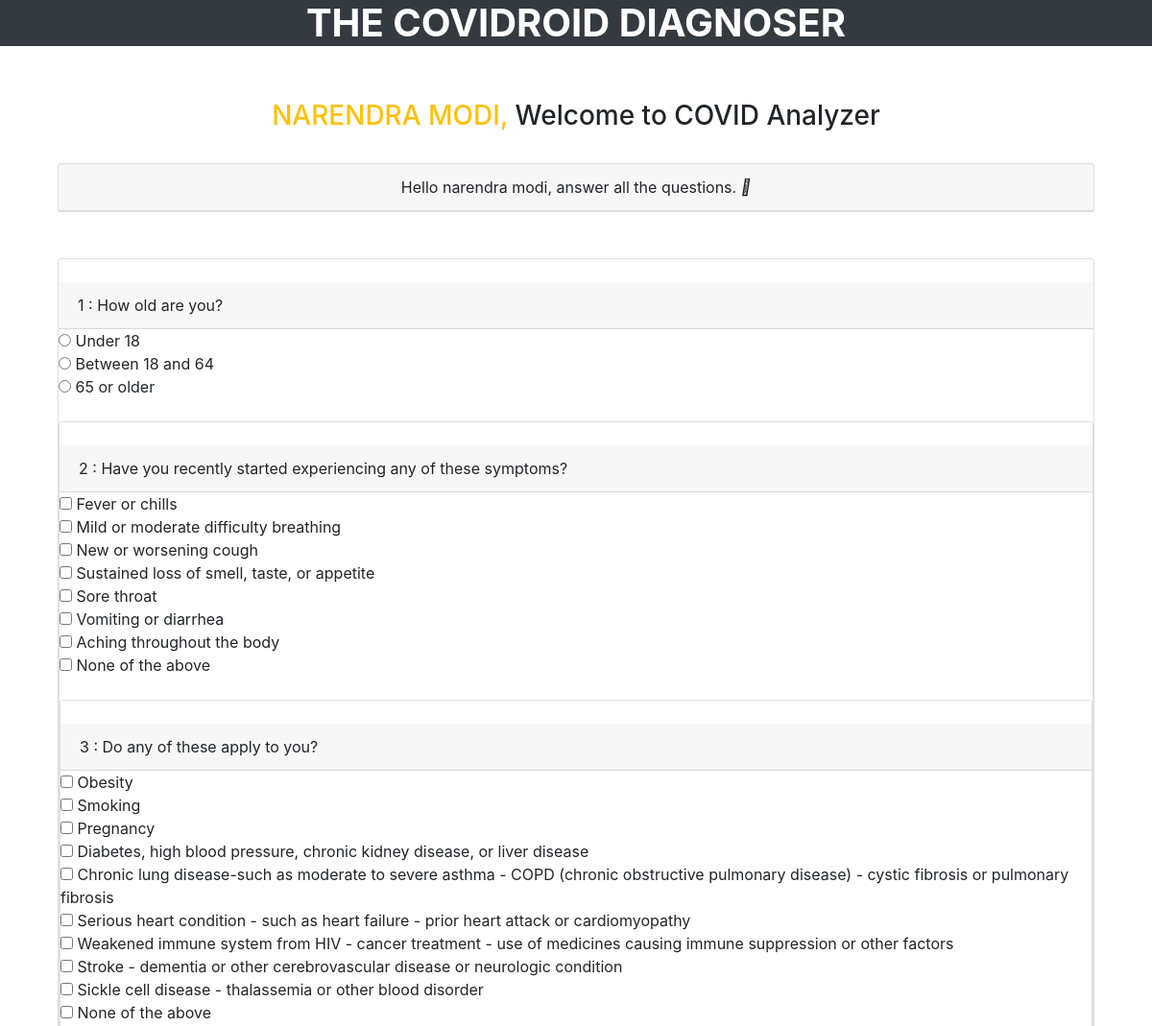
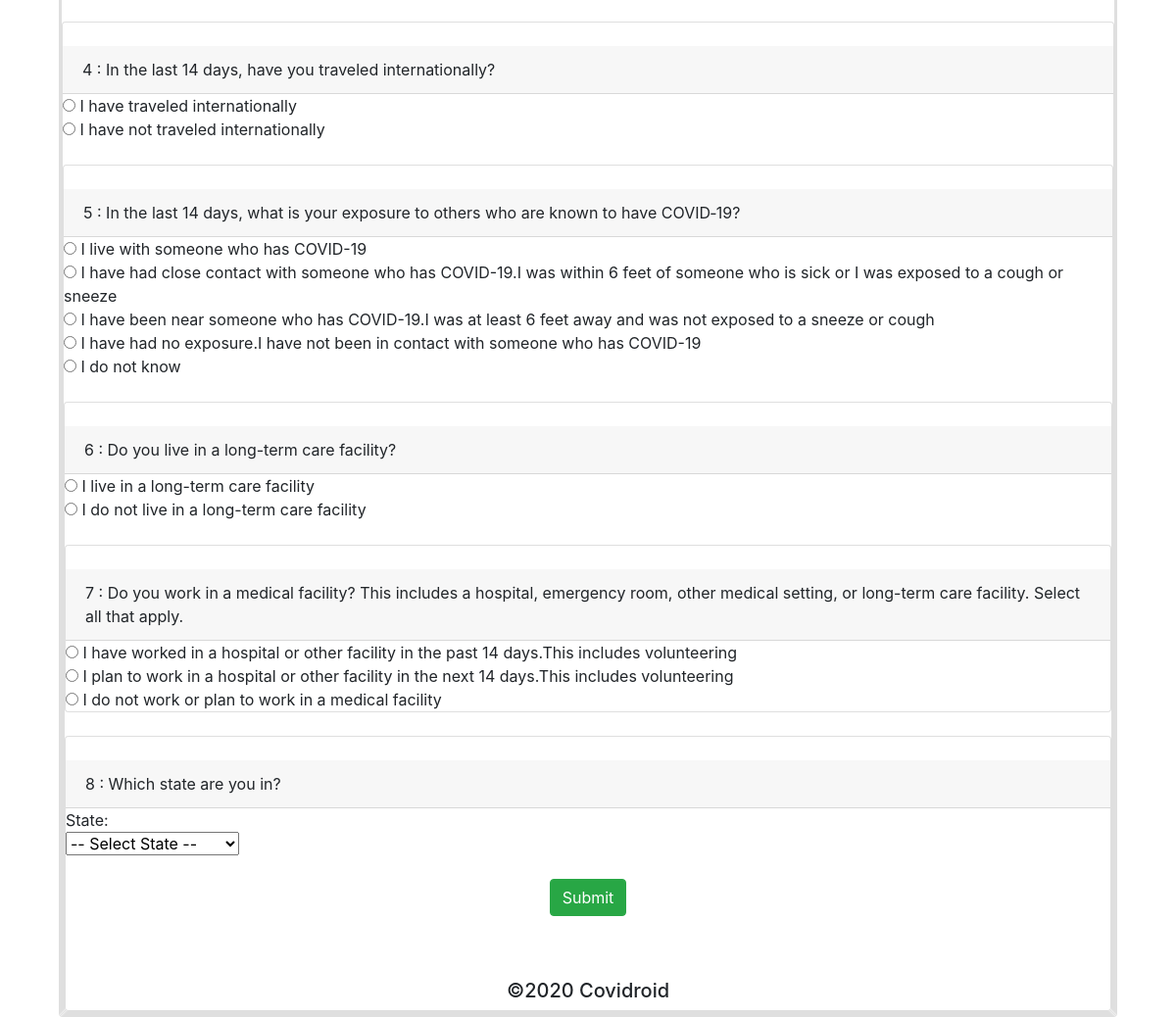
Page /home.php (signed in) on the committed database (2 pictures, top to bottom).
### tables this page shows
CREATE TABLE `questionsh` (
  `eid` text NOT NULL,
  `qidh` int(4) NOT NULL,
  `qns` text NOT NULL,
  `ans_id` int(11) NOT NULL
);

CREATE TABLE `answerh` (
  `aid` int(250) NOT NULL,
  `answer` text NOT NULL,
  `ans_id` int(250) NOT NULL,
  `answerv` int(10) NOT NULL
);

### home.php (the view, shortened to what this page needs)
<?php
   $con = mysqli_connect('localhost','root');
   	mysqli_select_db($con,'quizdb1');
   ?>
<!DOCTYPE html>
<html>
   <head>
      <link rel="stylesheet" href="https://maxcdn.bootstrapcdn.com/bootstrap/4.0.0/css/bootstrap.min.css">
      <link rel="stylesheet" type="text/css" href="https://maxcdn.bootstrapcdn.com/font-awesome/4.7.0/css/font-awesome.min.css">
      <link rel="stylesheet" type="text/css" href="https://cdnjs.cloudflare.com/ajax/libs/font-awesome/4.7.0/css/font-awesome.css">
   </head>
   <body>
      <div>
         <h1 class="text-center text-white font-weight-bold text-uppercase bg-dark" > The COVIDROID Diagnoser </h1><br>
      <div class="container "><br>
         <div class="container">
            <div class=" col-lg-12 text-center">
               <h3> <a href="#" class="text-uppercase text-warning"> <?php echo $_SESSION['username']; ?>,</a> Welcome to COVID Analyzer </h3>
            </div>
            <br>
            <div>
               <div class="card">
                  <p class="card-header text-center" > Hello <?php echo $_SESSION['username']; ?>, answer all the questions. <i class="fas fa-thumbs-up"></i>	 </p>
               </div>
               <br>
               <form action="checked.php" method="post">
                  <?php
                     for($i=1;$i<2;$i++){
                     $l = 1;
                     $ansid = $i;
                     $sql1 = "SELECT * FROM `questionsh` WHERE `qidh` = $i ";
                     	$result1 = mysqli_query($con, $sql1);
                     		if (mysqli_num_rows($result1) > 0) {
                     						while($row1 = mysqli_fetch_assoc($result1)) {
                     	?>
                  <br>
                  <div class="card">
                     <br>
                     <p class="card-header">  <?php echo $i ." : ". $row1['qns']; ?> </p>
                     <?php
                        $sql = "SELECT * FROM `answerh` WHERE `ans_id` = $i ";
                        	$result = mysqli_query($con, $sql);
                        		if (mysqli_num_rows($result) > 0) {
                        						while($row = mysqli_fetch_assoc($result)) {
                        	?>
                     <div class="card-block">
                        <input type="radio" name="quizcheck[]" id="<?php echo $ansid; ?>" value="<?php echo $row['answerv']; ?>" > <?php echo $row['answer']; ?>
                        <br>
                     </div>
                     <?php
                        } }
                        $ansid = $ansid + $l;
                        } }}
                     ?>
                     <?php
                     for($i=2;$i<4;$i++){
                     $l = 1;
                     $ansid = $i;
                     $sql1 = "SELECT * FROM `questionsh` WHERE `qidh` = $i ";
                     	$result1 = mysqli_query($con, $sql1);
                     		if (mysqli_num_rows($result1) > 0) {
                     						while($row1 = mysqli_fetch_assoc($result1)) {
                     	?>
                  <br>
                  <div class="card">
                     <br>
                     <p class="card-header">  <?php echo $i ." : ". $row1['qns']; ?> </p>
                     <?php
                        $sql = "SELECT * FROM `answerh` WHERE `ans_id` = $i ";
                        	$result = mysqli_query($con, $sql);
                        		if (mysqli_num_rows($result) > 0) {
                        						while($row = mysqli_fetch_assoc($result)) {
                        	?>
                     <div class="card-block">
                        <input type="checkbox" name="quizcheck[]" id="<?php echo $ansid; ?>" value="<?php echo $row['answerv']; ?>" label="<?php echo $row['answer'] ?>" > <?php echo $row['answer']; ?>
                        <br>
                     </div>
                     <?php
                        } }
                        $ansid = $ansid + $l;
                        } }}
                     ?>
                     <?php
                     for($i=4;$i<8;$i++){
                     $l = 1;
                     $ansid = $i;
                     $sql1 = "SELECT * FROM `questionsh` WHERE `qidh` = $i ";
                     	$result1 = mysqli_query($con, $sql1);
                     		if (mysqli_num_rows($result1) > 0) {
                     						while($row1 = mysqli_fetch_assoc($result1)) {
                     	?>
                  <br>
                  <div class="card">
                     <br>
                     <p class="card-header">  <?php echo $i ." : ". $row1['qns']; ?> </p>
                     <?php
                        $sql = "SELECT * FROM `answerh` WHERE `ans_id` = $i ";
                        	$result = mysqli_query($con, $sql);
                        		if (mysqli_num_rows($result) > 0) {
                        						while($row = mysqli_fetch_assoc($result)) {
                        	?>
                     <div class="card-block">
                        <input type="radio" name="quizcheck[<?php echo $ansid; ?>]" id="<?php echo $ansid; ?>" value="<?php echo $row['answerv']; ?>" > <?php echo $row['answer']; ?>
                        <br>
                     </div>
                     <?php
                        } }
                        $ansid = $ansid + $l;
                        } }}
                     ?>
                  </div>
                  <?php
                     for($i=8;$i<9;$i++){
                     $sql1 = "SELECT * FROM `questionsh` WHERE `qidh` = $i ";
                     	$result1 = mysqli_query($con, $sql1);
                     		if (mysqli_num_rows($result1) > 0) {
                     						while($row1 = mysqli_fetch_assoc($result1)) {
                     	?>
                  <br>
                  <div class="card">
                     <br>
                     <p class="card-header">  <?php echo $i ." : ". $row1['qns']; ?> </p>
                     <?php
                        } }}
                     ?>
   <div class="card-block">
   <form>
   State:
  <select>
    <option disabled selected>-- Select State --</option>
  </select>
</form>
</div>
                  <br>
                  <input type="submit" name="submit" Value="Submit" class="btn btn-success m-auto d-block" /> <br>
               </form>
         <br>
         <footer>
            <h5 class="text-center"> &copy2020 Covidroid </h5>
         </footer>
      </div>
   </body>
</html>

### rows in the picture
questionsh: qns "How old are you?"
answerh: answer "Under 18"
answerh: answer "Between 18 and 64"
answerh: answer "65 or older"
questionsh: qns "Have you recently started experiencing any of these symptoms?"
answerh: answer "Fever or chills"
answerh: answer "Mild or moderate difficulty breathing"
answerh: answer "New or worsening cough"
answerh: answer "Sustained loss of smell, taste, or appetite"
answerh: answer "Sore throat"
answerh: answer "Vomiting or diarrhea"
answerh: answer "Aching throughout the body"
answerh: answer "None of the above"
questionsh: qns "Do any of these apply to you?"
answerh: answer "Obesity"
answerh: answer "Smoking"
answerh: answer "Pregnancy"
answerh: answer "Diabetes, high blood pressure, chronic kidney disease, or liver disease"
answerh: answer "Chronic lung disease-such as moderate to severe asthma - COPD (chronic obstructive pulmonary disease) - cystic fibrosis or pulmonary fibrosis"
answerh: answer "Serious heart condition - such as heart failure - prior heart attack or cardiomyopathy"
answerh: answer "Weakened immune system from HIV - cancer treatment - use of medicines causing immune suppression or other factors"
answerh: answer "Stroke - dementia or other cerebrovascular disease or neurologic condition"
answerh: answer "Sickle cell disease - thalassemia or other blood disorder"
answerh: answer "None of the above"
questionsh: qns "In the last 14 days, have you traveled internationally?"
answerh: answer "I have traveled internationally"
answerh: answer "I have not traveled internationally"
questionsh: qns "In the last 14 days, what is your exposure to others who are known to have COVID‑19?"
answerh: answer "I live with someone who has COVID-19"
answerh: answer "I have had close contact with someone who has COVID-19.I was within 6 feet of someone who is sick or I was exposed to a cough or sneeze"
answerh: answer "I have been near someone who has COVID-19.I was at least 6 feet away and was not exposed to a sneeze or cough"
answerh: answer "I have had no exposure.I have not been in contact with someone who has COVID-19"
answerh: answer "I do not know"
questionsh: qns "Do you live in a long-term care facility?"
answerh: answer "I live in a long-term care facility"
answerh: answer "I do not live in a long-term care facility"
questionsh: qns "Do you work in a medical facility? This includes a hospital, emergency room, other medical setting, or long-term care facility. Select all that apply."
answerh: answer "I have worked in a hospital or other facility in the past 14 days.This includes volunteering"
answerh: answer "I plan to work in a hospital or other facility in the next 14 days.This includes volunteering"
answerh: answer "I do not work or plan to work in a medical facility"
questionsh: qns "Which state are you in?"

### other values in the picture
$_SESSION['username'] "NARENDRA MODI"
$_SESSION['username'] "narendra modi"
